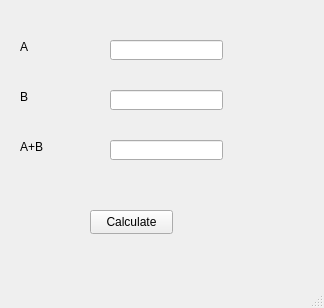
<?xml version="1.0" encoding="UTF-8"?>
<ui version="4.0">
 <class>MainWindow</class>
 <widget class="QMainWindow" name="MainWindow">
  <property name="geometry">
   <rect>
    <x>0</x>
    <y>0</y>
    <width>324</width>
    <height>308</height>
   </rect>
  </property>
  <property name="windowTitle">
   <string>MainWindow</string>
  </property>
  <widget class="QWidget" name="centralwidget">
   <widget class="QLabel" name="LabelA">
    <property name="geometry">
     <rect>
      <x>20</x>
      <y>40</y>
      <width>57</width>
      <height>14</height>
     </rect>
    </property>
    <property name="text">
     <string>A</string>
    </property>
   </widget>
   <widget class="QLabel" name="LabelB">
    <property name="geometry">
     <rect>
      <x>20</x>
      <y>90</y>
      <width>57</width>
      <height>14</height>
     </rect>
    </property>
    <property name="text">
     <string>B</string>
    </property>
   </widget>
   <widget class="QLabel" name="LabelC">
    <property name="geometry">
     <rect>
      <x>20</x>
      <y>140</y>
      <width>57</width>
      <height>14</height>
     </rect>
    </property>
    <property name="text">
     <string>A+B</string>
    </property>
   </widget>
   <widget class="QLineEdit" name="InputA">
    <property name="geometry">
     <rect>
      <x>110</x>
      <y>40</y>
      <width>113</width>
      <height>20</height>
     </rect>
    </property>
   </widget>
   <widget class="QLineEdit" name="InputB">
    <property name="geometry">
     <rect>
      <x>110</x>
      <y>90</y>
      <width>113</width>
      <height>20</height>
     </rect>
    </property>
   </widget>
   <widget class="QLineEdit" name="ResultC">
    <property name="geometry">
     <rect>
      <x>110</x>
      <y>140</y>
      <width>113</width>
      <height>20</height>
     </rect>
    </property>
   </widget>
   <widget class="QPushButton" name="Calculate">
    <property name="geometry">
     <rect>
      <x>90</x>
      <y>210</y>
      <width>83</width>
      <height>24</height>
     </rect>
    </property>
    <property name="text">
     <string>Calculate</string>
    </property>
   </widget>
  </widget>
  <widget class="QMenuBar" name="menubar">
   <property name="geometry">
    <rect>
     <x>0</x>
     <y>0</y>
     <width>324</width>
     <height>19</height>
    </rect>
   </property>
  </widget>
  <widget class="QStatusBar" name="statusbar"/>
 </widget>
 <resources/>
 <connections/>
</ui>
